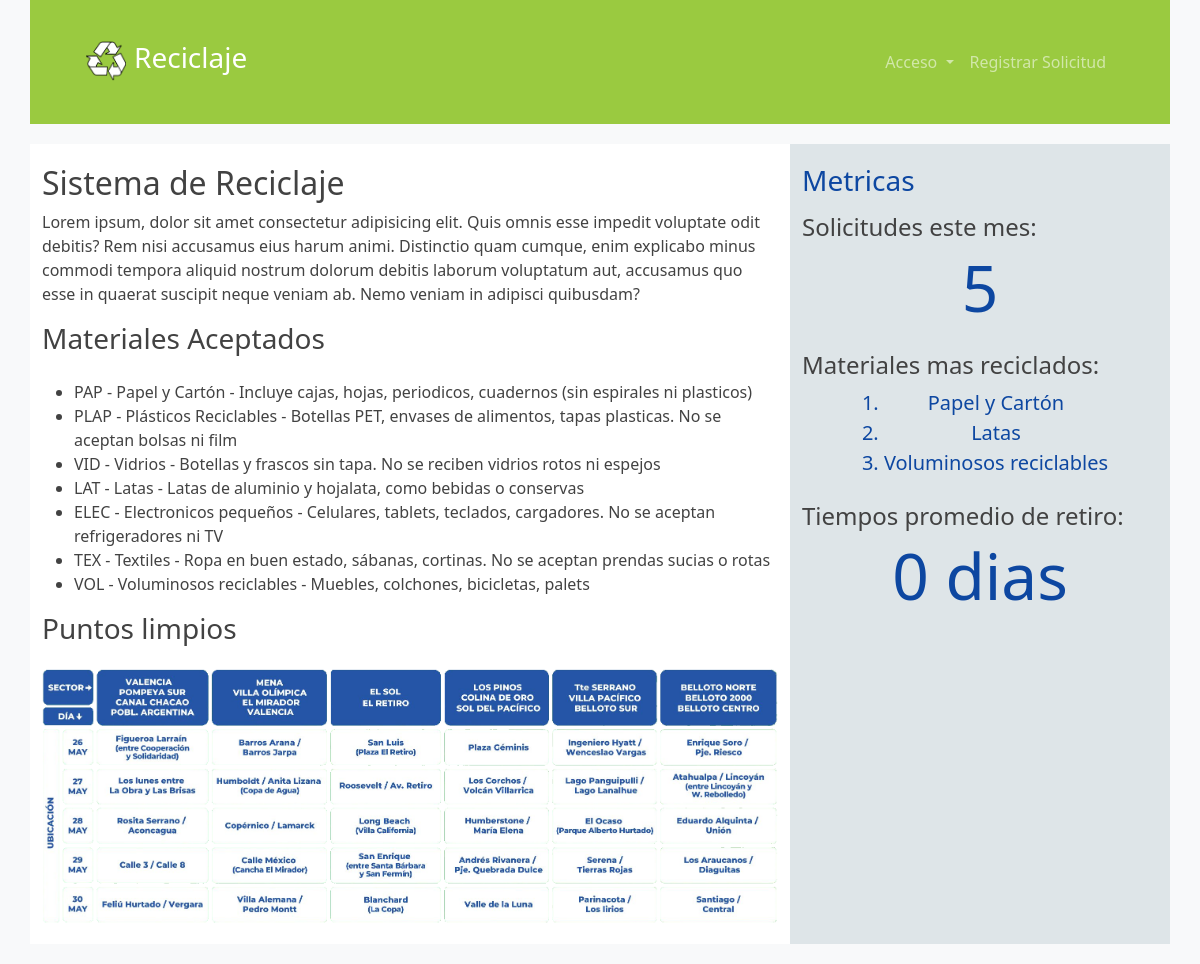
The page / on the database its author committed.
### core/models.py (models this page shows, shortened)
class MaterialReciclable(models.Model):
    codigo = models.CharField(max_length=5, primary_key=True)
    nombre = models.CharField(max_length=30)
    descripcion = models.CharField(max_length=100)
    veces_reciclado = models.PositiveIntegerField(default=0)
    def __str__(self):
        return f"{self.codigo} - {self.nombre} - {self.descripcion}"

### core/views.py (the view)
# urls.py: 2. Add a URL to urlpatterns:  path('', views.home, name='home')
def home(request):
    hoy = timezone.now().date()
    solicitudes_mes = SolicitudRetiro.objects.filter(
        fecha_creacion__gte=hoy.replace(day=1)
    ).count()
    print(solicitudes_mes)
    promedio_retiro = SolicitudRetiro.objects.filter(
        tiempo_en_completar__isnull=False
    ).aggregate(promedio=Avg('tiempo_en_completar'))['promedio']
    if promedio_retiro:
        tiempo_retiro = str(promedio_retiro.days) + ' dias'
    else:
        tiempo_retiro = 'n/a'
    materiales = MaterialReciclable.objects.all()
    mas_reciclados = list(materiales)
    mas_reciclados.sort(key= lambda a: a.veces_reciclado, reverse=True)
    mas_reciclados = [m.nombre for m in mas_reciclados][0:3]
    data = {
        "solicitudes_mes": solicitudes_mes,
        "materiales": materiales,
        "mas_reciclados": mas_reciclados,
        "tiempo_retiro": tiempo_retiro
    }
    return render(request, 'core/index.html', data);

### core/templates/core/index.html (shortened to what this page needs)
{% extends 'core/base.html' %}
{% load static %}
{% block contenido %}
<section class="row contenedor-main">
    <main class="col-md-8">
        <h2>Sistema de Reciclaje</h2>
        <p class="fw-light">Lorem ipsum, dolor sit amet consectetur adipisicing elit. Quis omnis esse impedit voluptate odit debitis? Rem nisi accusamus eius harum animi. Distinctio quam cumque, enim explicabo minus commodi tempora aliquid nostrum dolorum debitis laborum voluptatum aut, accusamus quo esse in quaerat suscipit neque veniam ab. Nemo veniam in adipisci quibusdam?</p>
        <h3 class="mb-4">Materiales Aceptados</h3>
        <ul>
            {% for material in materiales %}
            <li>{{material}}</li>
            {% endfor %}
        </ul>
        <h3 class="mb-4">Puntos limpios</h3>
        <img src="{% static 'core/img/puntos-limpios-xl.png' %}" class="img-fluid d-none d-md-inline" alt="">
    </main>
    <aside class="col-md-4">
        <h3 class="mb-3">Metricas</h3>
        <h4 class="subtitulo-aside">Solicitudes este mes: </h4>
        <h6 class="display-3 text-center mb-4">{{ solicitudes_mes }}</h6>
        <h4 class="subtitulo-aside">Materiales mas reciclados: </h4>
        <div class="contenedor-lista text-center">
            <ol class="mb-4 d-inline-block lead">
                {% for material in mas_reciclados %}
                <li>{{material}}</li>
                {% endfor %}
            </ol>
        </div>
        <h4 class="subtitulo-aside">Tiempos promedio de retiro: </h4>
        <h6 class="display-3 text-center">{{ tiempo_retiro }}</h6>
    </aside>
</section>
{% endblock %}

### core/static/core/css/estilos.css (style rules this page uses)
body { background-color: #f3f0f5; color: #fff; }
.contenedor-main { margin-bottom: 20px; }
main { background: #fff; color: #424242; padding: 20px 0; }
aside { background: #dee5e8; padding: 20px 0; color: #0d47a1; }
.subtitulo-aside { color: #424242; }

### rows shown on the page
MaterialReciclable: codigo+nombre+descripcion "PAP - Papel y Cartón - Incluye cajas, hojas, periodicos, cuadernos (sin espirales ni plasticos)", mas_reciclados "Papel y Cartón"
MaterialReciclable: codigo+nombre+descripcion "PLAP - Plásticos Reciclables - Botellas PET, envases de alimentos, tapas plasticas. No se aceptan bolsas ni film"
MaterialReciclable: codigo+nombre+descripcion "VID - Vidrios - Botellas y frascos sin tapa. No se reciben vidrios rotos ni espejos"
MaterialReciclable: codigo+nombre+descripcion "LAT - Latas - Latas de aluminio y hojalata, como bebidas o conservas", mas_reciclados "Latas"
MaterialReciclable: codigo+nombre+descripcion "ELEC - Electronicos pequeños - Celulares, tablets, teclados, cargadores. No se aceptan refrigeradores ni TV"
MaterialReciclable: codigo+nombre+descripcion "TEX - Textiles - Ropa en buen estado, sábanas, cortinas. No se aceptan prendas sucias o rotas"
MaterialReciclable: codigo+nombre+descripcion "VOL - Voluminosos reciclables - Muebles, colchones, bicicletas, palets", mas_reciclados "Voluminosos reciclables"

### other values the page prints
{{ solicitudes_mes }} "5"
{{ tiempo_retiro }} "0 dias"
